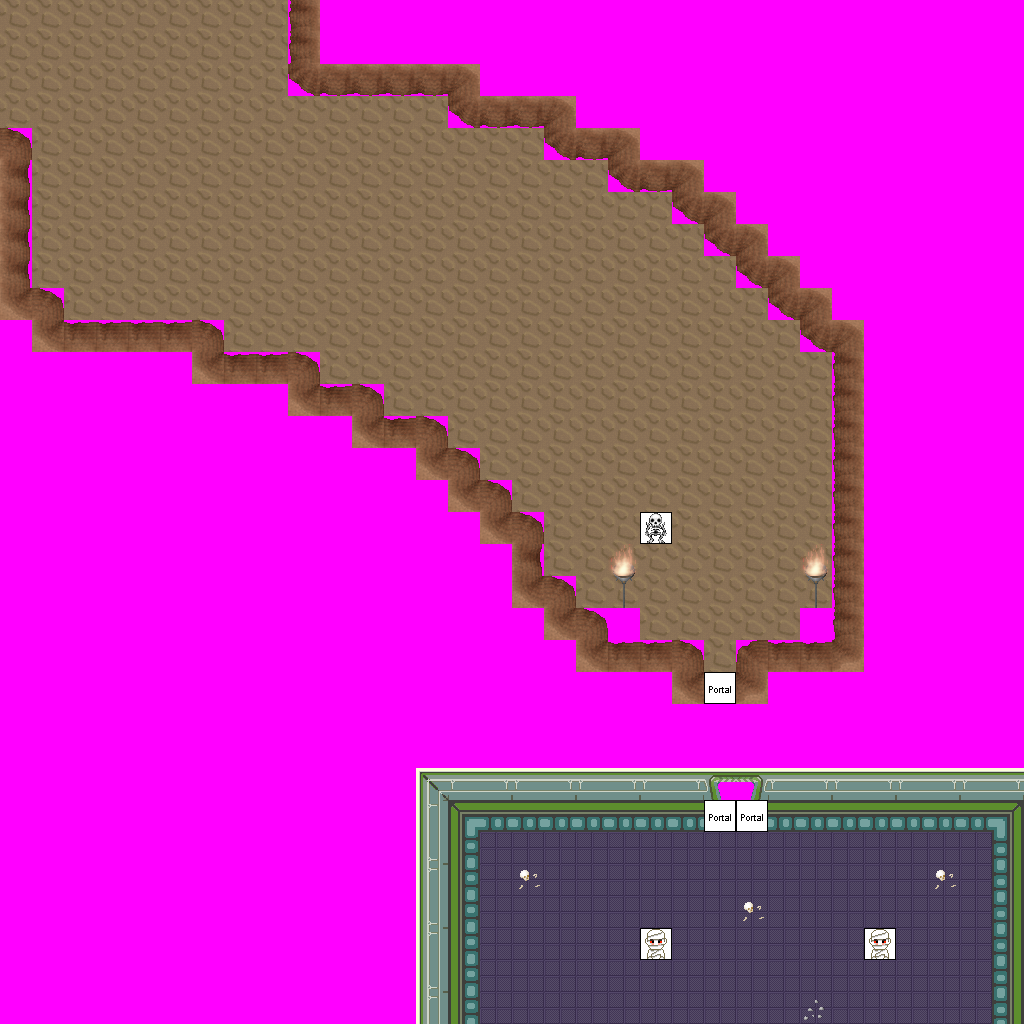

The image is a tile-based game level rendered from a .tmx file. Its description and source (layers, tilesets, objects; grid data summarised) follow:
An orthogonal 32x32 tile map with 32x32 px tiles, 7 tile layers (Ground, Objects, Above, Walkable, ...), 16 tilesets and 4 objects (2x newmap, from_north_0, from_south_0).

<map version="1.0" orientation="orthogonal" width="32" height="32" tilewidth="32" tileheight="32">
 <tileset firstgid="1" name="ground_indoor_grey_skull" tilewidth="32" tileheight="32">
  <image source="../drawable/ground_indoor_grey_skull.png" width="128" height="64" />
 </tileset>
 <tileset firstgid="9" name="ground_brown" tilewidth="32" tileheight="32">
  <image source="../drawable/ground_brown.png" width="160" height="32" />
 </tileset>
 <tileset firstgid="14" name="ground_ground_2" tilewidth="32" tileheight="32">
  <image source="../drawable/ground_ground_2.png" width="128" height="32" />
 </tileset>
 <tileset firstgid="18" name="ground_indoor_tiles" tilewidth="32" tileheight="32">
  <image source="../drawable/ground_indoor_tiles.png" width="64" height="128" />
 </tileset>
 <tileset firstgid="26" name="building_wall_int_blue_green" tilewidth="32" tileheight="32">
  <image source="../drawable/building_wall_int_blue_green.png" width="128" height="128" />
 </tileset>
 <tileset firstgid="42" name="building_wall_int_green_blue_2" tilewidth="32" tileheight="32">
  <image source="../drawable/building_wall_int_green_blue_2.png" width="128" height="64" />
 </tileset>
 <tileset firstgid="50" name="item_corpse_skull_pale" tilewidth="32" tileheight="32">
  <image source="../drawable/item_corpse_skull_pale.png" width="64" height="32" />
 </tileset>
 <tileset firstgid="52" name="building_entrance_blue_green_2" tilewidth="32" tileheight="32">
  <image source="../drawable/building_entrance_blue_green_2.png" width="64" height="128" />
 </tileset>
 <tileset firstgid="60" name="ground_rock_rocks" tilewidth="32" tileheight="32">
  <image source="../drawable/ground_rock_rocks.png" width="64" height="64" />
 </tileset>
 <tileset firstgid="64" name="furniture_light_iron_lamp" tilewidth="32" tileheight="32">
  <image source="../drawable/furniture_light_iron_lamp.png" width="32" height="96" />
 </tileset>
 <tileset firstgid="67" name="furniture_light_flames" tilewidth="32" tileheight="32">
  <image source="../drawable/furniture_light_flames.png" width="192" height="32" />
 </tileset>
 <tileset firstgid="73" name="logic_creature_mummy" tilewidth="32" tileheight="32">
  <image source="../drawable/logic_creature_mummy.png" width="64" height="32" />
 </tileset>
 <tileset firstgid="75" name="logic_portal" tilewidth="32" tileheight="32">
  <image source="../drawable/logic_portal.png" width="256" height="96" />
 </tileset>
 <tileset firstgid="99" name="logic_creature_undead_skeleton" tilewidth="32" tileheight="32">
  <image source="../drawable/logic_creature_undead_skeleton.png" width="192" height="32" />
 </tileset>
 <tileset firstgid="105" name="building_wall_int_sandstone" tilewidth="32" tileheight="32">
  <image source="../drawable/building_wall_int_sandstone.png" width="96" height="160" />
 </tileset>
 <tileset firstgid="120" name="walkable_sentinel" tilewidth="32" tileheight="32">
  <image source="../drawable/walkable_sentinel.png" width="32" height="32" />
 </tileset>
 <layer name="Ground" width="32" height="32">
  <data>[1024 cells, 1024 non-empty, 5 distinct tile ids]</data>
 </layer>
 <layer name="Objects" width="32" height="32">
  <data>[1024 cells, 3 non-empty, 2 distinct tile ids]</data>
 </layer>
 <layer name="Above" width="32" height="32">
  <data>[1024 cells, 4 non-empty, 2 distinct tile ids]</data>
 </layer>
 <layer name="Walkable" width="32" height="32">
  <data>[1024 cells, 652 non-empty, 1 distinct tile ids]</data>
 </layer>
 <layer name="Objects_stendhal" width="32" height="32">
  <data>[1024 cells, 141 non-empty, 26 distinct tile ids]</data>
 </layer>
 <layer name="Above_stendhal" width="32" height="32">
  <data>[1024 cells, 2 non-empty, 1 distinct tile ids]</data>
 </layer>
 <layer name="Objects_stendhal2" width="32" height="32">
  <data>[1024 cells, 6 non-empty, 3 distinct tile ids]</data>
 </layer>
 <objectgroup name="Mapevents" width="32" height="32">
  <object name="exit_south_0" type="newmap" x="480" y="992" width="512" height="32">
   <properties>
    <property name="map" value="level_2_orril_lich_palace_x1_y2" />
    <property name="place" value="from_south_0" />
   </properties>
  </object>
  <object name="exit_north_0" type="newmap" x="0" y="0" width="288" height="32">
   <properties>
    <property name="map" value="level_2_orril_lich_palace_x1_y0" />
    <property name="place" value="from_north_0" />
   </properties>
  </object>
 </objectgroup>
 <objectgroup name="Spawn" width="32" height="32">
  <object name="from_north_0" x="736" y="992" width="32" height="32" />
  <object name="from_south_0" x="128" y="0" width="32" height="32" />
 </objectgroup>
 <objectgroup name="Keys" width="32" height="32" />
 <objectgroup name="Replace" width="32" height="32" />
</map>
